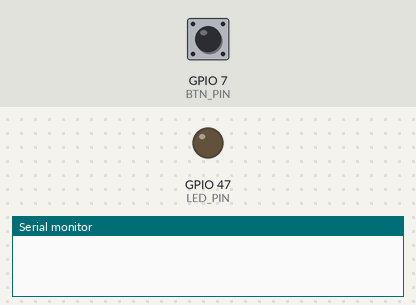
A sketch run on a simulated ESP32. Parts: output pins drawn as LEDs (lit = HIGH), the last lines printed to the serial monitor. The inputs (shaded band) are chosen by the test bench; at power-on: GPIO 7 (BTN_PIN) HIGH.

Above: at 1.2 s.
1.3 s: GPIO 7 (BTN_PIN) pulled LOW for 0.15 s
At 1.6 s:
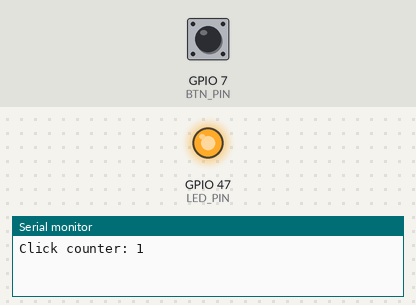
2.9 s: GPIO 7 (BTN_PIN) pulled LOW for 1 s
At 4.1 s:
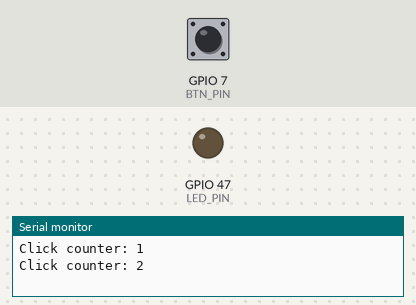
5.4 s: GPIO 7 (BTN_PIN) pulled LOW for 3.2 s
At 6.1 s:
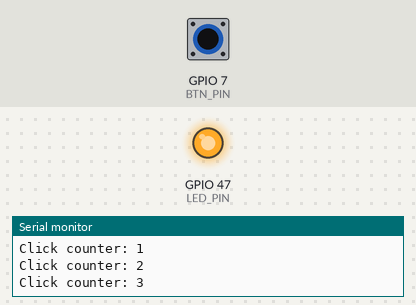
Timing chart, 0 to 8.4 s (numbered marks = the images above; inputs shaded):
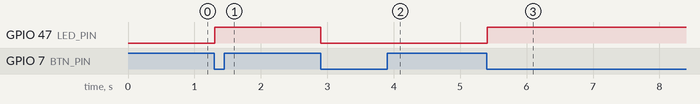

The sketch:

FreeRTOS_semaphore.ino
```cpp
#include <freertos/FreeRTOS.h>
#include <freertos/task.h>
#include <freertos/semphr.h>

constexpr uint8_t LED_PIN{47};
constexpr uint8_t BTN_PIN{7};

static SemaphoreHandle_t buttonSem{nullptr};

void buttonTask(void*) {
  auto previous {true};
  for (;;) {
    const auto current = static_cast<bool>(digitalRead(BTN_PIN));
    if (previous && !current) {
      xSemaphoreGive(buttonSem);
      vTaskDelay(pdMS_TO_TICKS(30));
    }

    previous = current;

    vTaskDelay(pdMS_TO_TICKS(10));
  }
}

void ledTask(void*) {
  auto cnt = 0UL;
  auto ledState{false};
  for (;;) {
    if (xSemaphoreTake(buttonSem, portMAX_DELAY) == pdTRUE) {
      ledState = !ledState;
      digitalWrite(LED_PIN, ledState);
      Serial.printf("Click counter: %lu\n", ++cnt);
    }
  }
}

void setup() {
  Serial.begin(115200);

  pinMode(LED_PIN, OUTPUT);
  pinMode(BTN_PIN, INPUT_PULLUP);

  buttonSem = xSemaphoreCreateBinary();
  if (!buttonSem) {
    Serial.printf("Failed to create semaphore");
    exit(-1);
  }

  xTaskCreate(buttonTask, "buttonTask", 4096, nullptr, 1, nullptr);
  xTaskCreate(ledTask, "ledTask", 4096, nullptr, 1, nullptr);
}

void loop() {
}
```

Measured:
- after the input at 1.3 s, GPIO 47 (LED_PIN): LOW → HIGH at once
- after the input at 2.9 s, GPIO 47 (LED_PIN): HIGH → LOW at once
- after the input at 5.4 s, GPIO 47 (LED_PIN): LOW → HIGH at once
